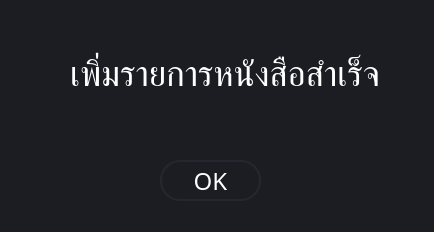
<?xml version="1.0" encoding="UTF-8"?>
<ui version="4.0">
 <class>Dialog</class>
 <widget class="QDialog" name="Dialog">
  <property name="geometry">
   <rect>
    <x>0</x>
    <y>0</y>
    <width>434</width>
    <height>232</height>
   </rect>
  </property>
  <property name="font">
   <font>
    <family>Cloud Light</family>
    <pointsize>12</pointsize>
   </font>
  </property>
  <property name="windowTitle">
   <string>Dialog</string>
  </property>
  <property name="autoFillBackground">
   <bool>false</bool>
  </property>
  <property name="styleSheet">
   <string notr="true">background-color: rgb(27, 29, 35);</string>
  </property>
  <widget class="QLabel" name="label">
   <property name="geometry">
    <rect>
     <x>70</x>
     <y>50</y>
     <width>311</width>
     <height>51</height>
    </rect>
   </property>
   <property name="font">
    <font>
     <family>Cloud Light</family>
     <pointsize>26</pointsize>
    </font>
   </property>
   <property name="styleSheet">
    <string notr="true">QLabel {
	Color: #FFF
}</string>
   </property>
   <property name="text">
    <string>เพิ่มรายการหนังสือสำเร็จ</string>
   </property>
  </widget>
  <widget class="QPushButton" name="cancelButton">
   <property name="geometry">
    <rect>
     <x>160</x>
     <y>160</y>
     <width>101</width>
     <height>41</height>
    </rect>
   </property>
   <property name="font">
    <font>
     <family>Cloud Light</family>
     <pointsize>18</pointsize>
    </font>
   </property>
   <property name="styleSheet">
    <string notr="true">QPushButton {
	border: 2px solid rgb(37,39,48);
	border-radius: 20px;
	color: #FFF;
	padding-left: 20px;
	padding-right: 20px;
}
QPushButton:hover {
	border: 2px solid rgb(48, 50, 62);
}
QPushButton:hover:pressed
{
  border: 2px solid rgb(255, 73, 73);
}</string>
   </property>
   <property name="text">
    <string>OK</string>
   </property>
  </widget>
 </widget>
 <resources/>
 <connections/>
</ui>
